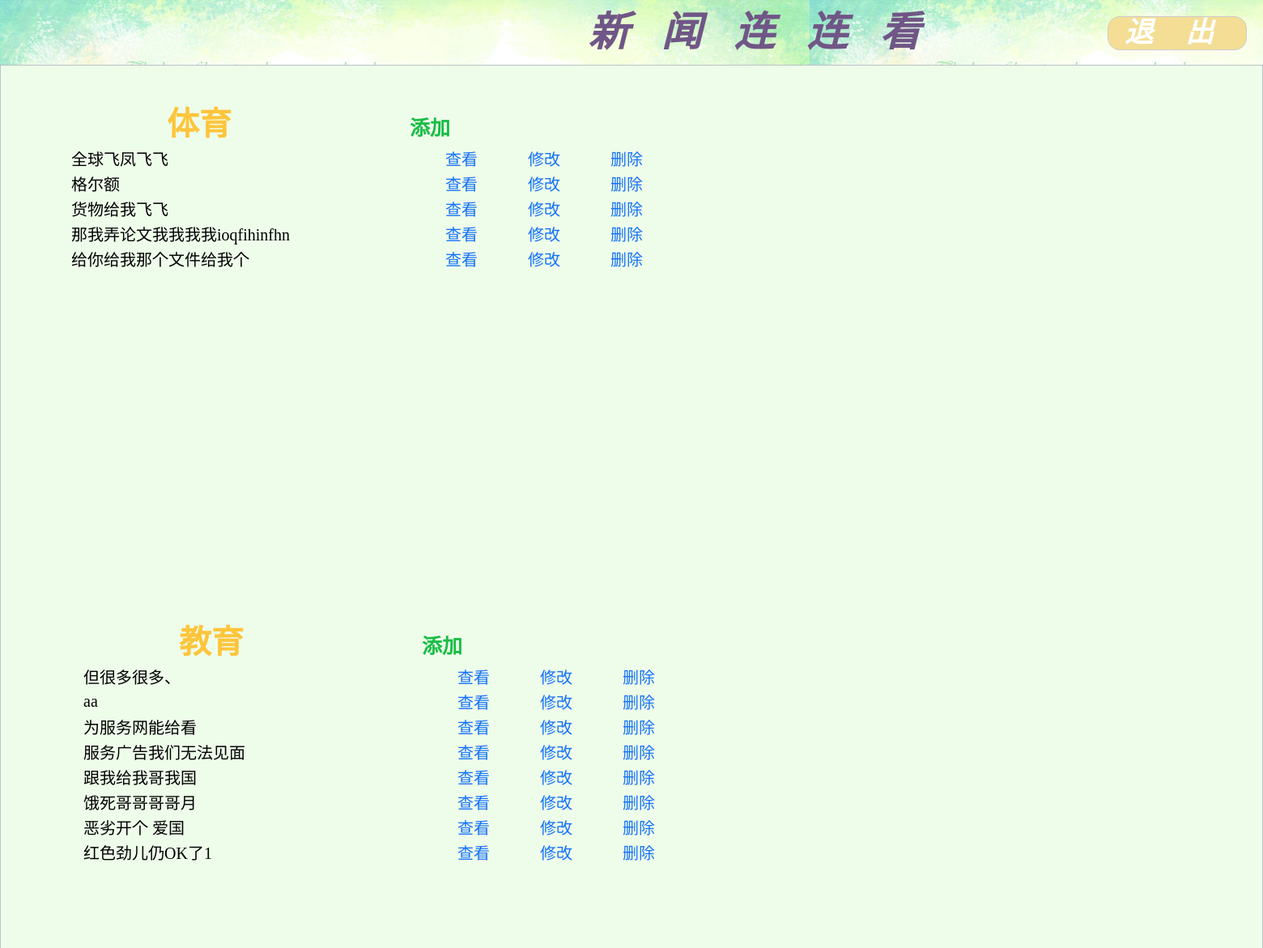
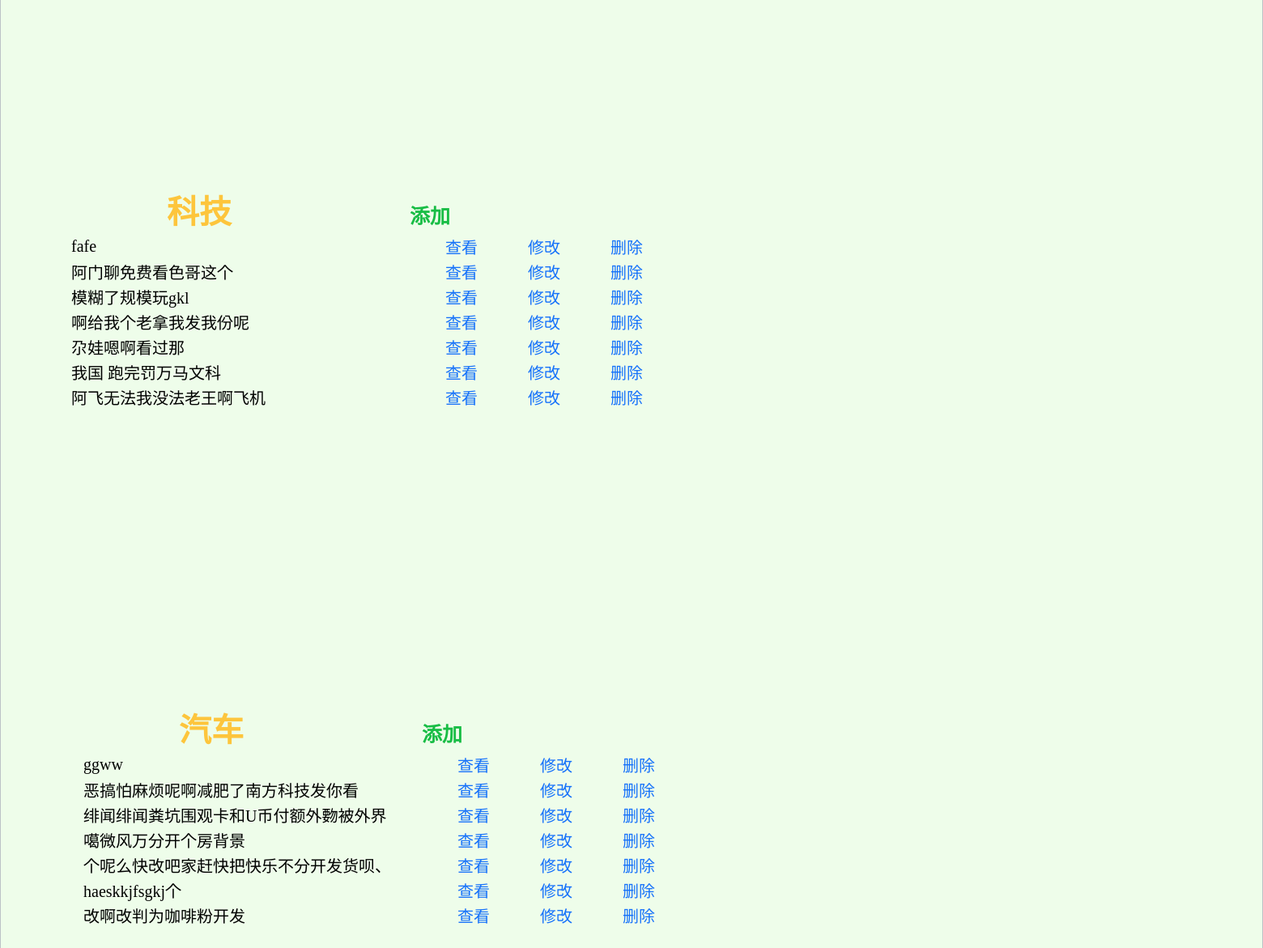
The page / on the database its author committed (2 pictures, top to bottom).
### tables this page shows
CREATE TABLE IF NOT EXISTS `sport` (
  `id` int(2) NOT NULL AUTO_INCREMENT,
  `head` varchar(20) NOT NULL,
  `content` varchar(256) NOT NULL,
  PRIMARY KEY (`id`)
);

CREATE TABLE IF NOT EXISTS `tec` (
  `id` int(11) NOT NULL AUTO_INCREMENT,
  `head` varchar(20) NOT NULL,
  `content` varchar(256) NOT NULL,
  PRIMARY KEY (`id`)
);

CREATE TABLE IF NOT EXISTS `kno` (
  `id` int(11) NOT NULL AUTO_INCREMENT,
  `head` varchar(20) NOT NULL,
  `content` varchar(256) NOT NULL,
  PRIMARY KEY (`id`)
);

CREATE TABLE IF NOT EXISTS `car` (
  `id` int(11) NOT NULL AUTO_INCREMENT,
  `head` varchar(20) NOT NULL,
  `content` varchar(256) NOT NULL,
  PRIMARY KEY (`id`)
);

### index.php (the view, shortened to what this page needs)
<?php
    try{
        $dsn='mysql:host=localhost;dbname=news';
        $pdo=new PDO($dsn, 'root', '');
        $pdo->query('set names utf8');
        $pdo->setAttribute(PDO::ATTR_ERRMODE,PDO::ERRMODE_WARNING);
    }catch( PDOException $e){
        echo "error:". $e->getMessage() . '<br>';
        exit();
    }
?>
<!DOCTYPE html>
<html lang="en">
<head>
    <link rel="stylesheet" href="index.css">
</head>
<body>
      <div class="head">
            <h1>新闻连连看<a href="home.html" class="logout">退出</a></h1>
        </div>
        <div class="content">
            <div class="sport">
            <h3 class="h">体育<span><a href="addform.php?class=s" class="rights">添加</a></span></h3>
                <?php
                    $sql="select * from sport";
                ?>
                    <table>
                        <tbody>
                          <?php foreach ($pdo->query($sql) as $value) {?>
                            <tr>
                                <td width="400px"><?=$value['head']?></td>
                                <td width="100px"><a href="look.php?class=s&head=<?php echo $value['head']?>">查看</a></td>
                                <td width="100px"><a href="editform.php?class=s&head=<?php echo $value['head']?>">修改</a></td>
                                <td width="100px"><a href="news_del.php?class=s&head=<?php echo $value['head']?>">删除</a></td>
                            </tr>
                             <?php } ?>
                        </tbody>
                    </table>
            </div>
            <div class="tec">
            <h3 class="h">教育<span><a href="addform.php?class=t" class="right">添加</a></span></h3>
              <?php
                    $sql="select * from tec";
                ?>
                    <table>
                        <tbody>
                          <?php foreach ($pdo->query($sql) as $value) {?>
                            <tr>
                                <td width="400px"><?=$value['head']?></td>
                                <td width="100px"><a href="look.php?class=t&head=<?php echo $value['head']?>">查看</a></td>
                                <td width="100px"><a href="editform.php?class=t&head=<?php echo $value['head']?>">修改</a></td>
                                <td width="100px"><a href="news_del.php?class=t&head=<?php echo $value['head']?>">删除</a></td>
                            </tr>
                             <?php } ?>
                        </tbody>
                    </table>
            </div>
            <div class="kno">
               <h3 class="h">科技<span><a href="addform.php?class=k" class="right">添加</a></span></h3>
                  <?php
                    $sql="select * from kno";
                ?>
                    <table>
                        <tbody>
                          <?php foreach ($pdo->query($sql) as $value) {?>
                            <tr>
                                <td width="400px"><?=$value['head']?></td>
                                <td width="100px"><a href="look.php?class=k&head=<?php echo $value['head']?>">查看</a></td>
                                <td width="100px"><a href="editform.php?class=k&head=<?php echo $value['head']?>">修改</a></td>
                                <td width="100px"><a href="news_del.php?class=k&head=<?php echo $value['head']?>">删除</a></td>
                            </tr>
                             <?php } ?>
                        </tbody>
                    </table>
            </div>
            <div class="car">
               <h3 class="h">汽车<span><a href="addform.php?class=c" class="right">添加</a></span></h3>
                <?php
                    $sql="select * from car";
                ?>
                    <table>
                        <tbody>
                          <?php foreach ($pdo->query($sql) as $value) {?>
                            <tr>
                                <td width="400px"><?=$value['head']?></td>
                                <td width="100px"><a href="look.php?class=c&head=<?php echo $value['head']?>">查看</a></td>
                                <td width="100px"><a href="editform.php?class=c&head=<?php echo $value['head']?>">修改</a></td>
                                <td width="100px"><a href="news_del.php?class=c&head=<?php echo $value['head']?>">删除</a></td>
                            </tr>
                             <?php } ?>
                        </tbody>
                    </table>
            </div>
        </div>
</body>
</html>

### index.css (style rules this page uses)
body { background-color:#EEFDEA; }
.head { width: 1903px; height: 80px; line-height:80px; background:url("./images/9.jpg"); }
.head h1 { letter-spacing: 40px; text-align: center; font-size:50px; font-weight: bold; font-style: italic; color:#705686; }
tbody tr td a { text-decoration:none; margin-left:60px; color:#1571FA; }
.content { border: 1px solid #BCC2C6; overflow: hidden; }
.h { margin-left:120px; font-size:40px; color:#FDC53C; }
.right { margin-left:220px; text-decoration:none; font-size:25px; color:#18BD45; }
.rights { margin-left:220px; text-decoration:none; font-size:25px; color:#18BD45; }
.content td { text-decoration:none; font-size:20px; }
.sport { width: 800px; height:600px; float: left; margin-left: 85px; margin-top: 40px; }
.tec { width: 800px; height: 600px; float: left; margin-left: 100px; margin-top: 40px; }
.kno { width: 800px; height: 600px; float: left; margin-left: 85px; margin-top: 40px; }
.car { width: 800px; height: 600px; float: left; margin-left: 100px; margin-top: 40px; }
.head a { display: inline-block; position: absolute; right:20px; top:20px; color:#fff; width: 150px; height: 40px; line-height: 40px; text-align: center; word-break: keep-all; border: 1px solid #ccc; background-color: #F4DE95; border-radius: 15px; text-decoration:none; font-size:35px; padding-left:20px; }

### rows shown on the page
sport: head "全球飞凤飞飞"
sport: head "格尔额"
sport: head "货物给我飞飞"
sport: head "那我弄论文我我我我ioqfihinfhn"
sport: head "给你给我那个文件给我个"
tec: head "但很多很多、"
tec: head "aa"
tec: head "为服务网能给看"
tec: head "服务广告我们无法见面"
tec: head "跟我给我哥我国"
tec: head "饿死哥哥哥哥月"
tec: head "恶劣开个 爱国"
tec: head "红色劲儿仍OK了1"
kno: head "fafe"
kno: head "阿门聊免费看色哥这个"
kno: head "模糊了规模玩gkl"
kno: head "啊给我个老拿我发我份呢"
kno: head "尕娃嗯啊看过那"
kno: head "我国 跑完罚万马文科"
kno: head "阿飞无法我没法老王啊飞机"
car: head "ggww"
car: head "恶搞怕麻烦呢啊减肥了南方科技发你看"
car: head "绯闻绯闻粪坑围观卡和U币付额外覅被外界"
car: head "噶微风万分开个房背景"
car: head "个呢么快改吧家赶快把快乐不分开发货呗、"
car: head "haeskkjfsgkj个"
car: head "改啊改判为咖啡粉开发"
